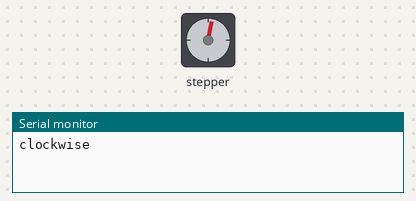
The sketch below on a simulated Arduino Uno, built with avr-gcc and run on an emulated ATmega328P. Shown: stepper motor, the last lines printed to the serial monitor. Stepper angles assume 90 steps per turn.

Above: at 0.15 s.
At 39.76 s:
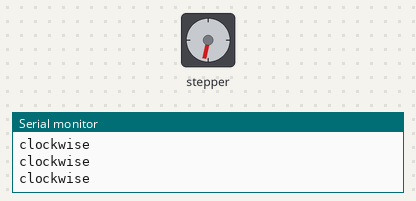
Timing chart, 0 to 40.0 s (numbered marks = the images above):
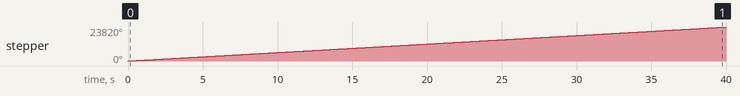

The sketch:

stepper_oneRevolution.ino
```cpp
/*
 Stepper Motor Control - one revolution

 This program drives a unipolar or bipolar stepper motor.
 The motor is attached to digital pins 8 - 11 of the Arduino.

 The motor should revolve one revolution in one direction, then
 one revolution in the other direction.


 Created 11 Mar. 2007
 Modified 30 Nov. 2009
 by Tom Igoe

 */

#include <Stepper.h>

const int stepsPerRevolution = 90;  // change this to fit the number of steps per revolution
// for your motor

// initialize the stepper library on pins 8 through 11:
Stepper myStepper(stepsPerRevolution, 8, 9, 10, 11);

void setup() {
  // set the speed at 60 rpm:
  myStepper.setSpeed(100);
  // initialize the serial port:
  Serial.begin(9600);
}

void loop() {
  // step one revolution  in one direction:
  Serial.println("clockwise");
  myStepper.step(stepsPerRevolution);

}
```

Measured:
- by itself, stepper: keeps turning clockwise at about 596°/s
